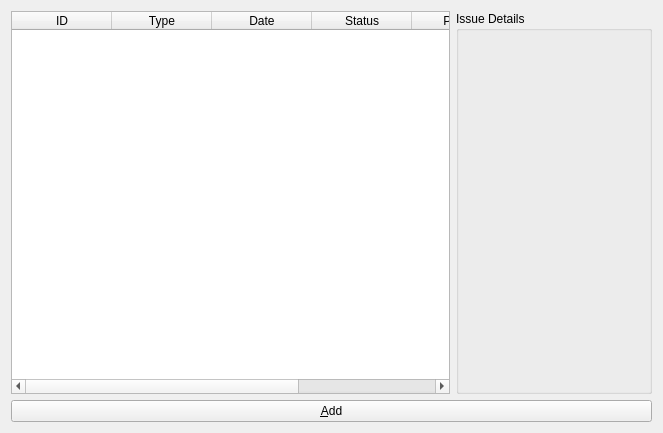
<?xml version="1.0" encoding="UTF-8"?>
<ui version="4.0">
 <class>MainWindow</class>
 <widget class="QMainWindow" name="MainWindow">
  <property name="geometry">
   <rect>
    <x>0</x>
    <y>0</y>
    <width>661</width>
    <height>433</height>
   </rect>
  </property>
  <property name="windowTitle">
   <string>MainWindow</string>
  </property>
  <widget class="QWidget" name="centralWidget">
   <layout class="QVBoxLayout" name="verticalLayout">
    <item>
     <layout class="QHBoxLayout" name="horizontalLayout_2">
      <item>
       <widget class="QTableWidget" name="issueTable">
        <property name="minimumSize">
         <size>
          <width>439</width>
          <height>0</height>
         </size>
        </property>
        <property name="selectionMode">
         <enum>QAbstractItemView::SingleSelection</enum>
        </property>
        <property name="selectionBehavior">
         <enum>QAbstractItemView::SelectRows</enum>
        </property>
        <property name="sortingEnabled">
         <bool>true</bool>
        </property>
        <attribute name="horizontalHeaderStretchLastSection">
         <bool>true</bool>
        </attribute>
        <attribute name="verticalHeaderVisible">
         <bool>false</bool>
        </attribute>
        <column>
         <property name="text">
          <string>ID</string>
         </property>
        </column>
        <column>
         <property name="text">
          <string>Type</string>
         </property>
        </column>
        <column>
         <property name="text">
          <string>Date</string>
         </property>
        </column>
        <column>
         <property name="text">
          <string>Status</string>
         </property>
        </column>
        <column>
         <property name="text">
          <string>Priority</string>
         </property>
        </column>
        <column>
         <property name="text">
          <string>Summary</string>
         </property>
        </column>
       </widget>
      </item>
      <item>
       <widget class="QGroupBox" name="groupBox">
        <property name="minimumSize">
         <size>
          <width>196</width>
          <height>0</height>
         </size>
        </property>
        <property name="title">
         <string>Issue Details</string>
        </property>
        <layout class="QVBoxLayout" name="verticalLayout_3">
         <item>
          <widget class="QLabel" name="descriptionLabel">
           <property name="text">
            <string/>
           </property>
           <property name="textFormat">
            <enum>Qt::AutoText</enum>
           </property>
           <property name="alignment">
            <set>Qt::AlignLeading|Qt::AlignLeft|Qt::AlignTop</set>
           </property>
           <property name="wordWrap">
            <bool>true</bool>
           </property>
          </widget>
         </item>
        </layout>
       </widget>
      </item>
     </layout>
    </item>
    <item>
     <layout class="QHBoxLayout" name="horizontalLayout">
      <item>
       <widget class="QPushButton" name="addButton">
        <property name="minimumSize">
         <size>
          <width>442</width>
          <height>0</height>
         </size>
        </property>
        <property name="text">
         <string>&amp;Add</string>
        </property>
       </widget>
      </item>
     </layout>
    </item>
   </layout>
  </widget>
 </widget>
 <layoutdefault spacing="6" margin="11"/>
 <resources/>
 <connections/>
</ui>
